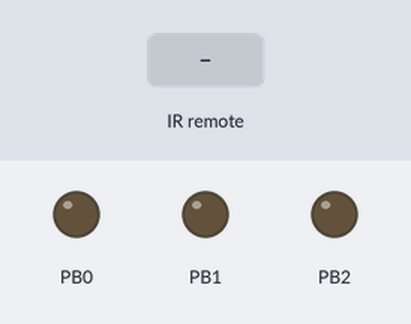
This sketch was run on a simulated ATtiny85, built with avr-gcc and run on an emulated ATtiny85. On the bench: output pins drawn as LEDs (lit = HIGH). Inputs (shaded band) come from the test bench.

Above: at 1.2 s.
1.3 s: infrared code 0xFF30CF received
At 2.3 s:
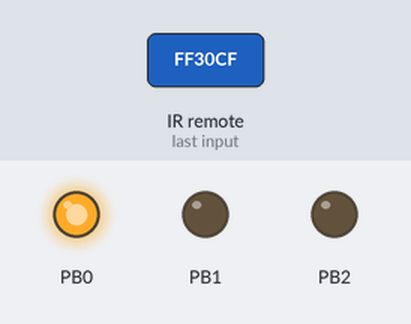
2.8 s: infrared code 0xFF18E7 received
At 3.5 s:
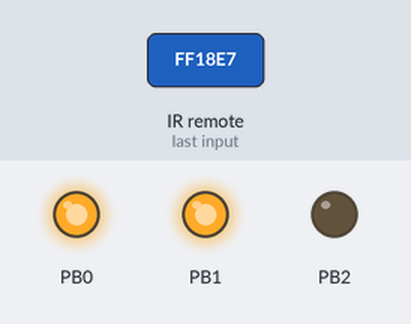
4.3 s: infrared code 0xFF7A85 received
At 4.8 s:
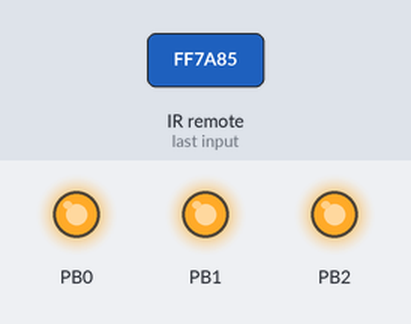
5.8 s: infrared code 0xFF6897 received
At 7.0 s:
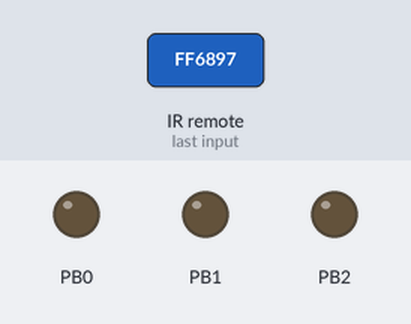
7.3 s: infrared code 0xFF18E7 received
At 8.4 s:
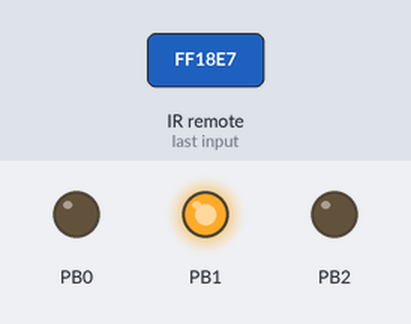
8.8 s: infrared code 0xFF7A85 received
At 9.6 s:
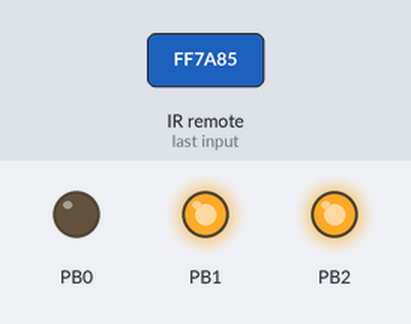
Timing chart, 0 to 11.3 s (numbered marks = the images above; inputs shaded):
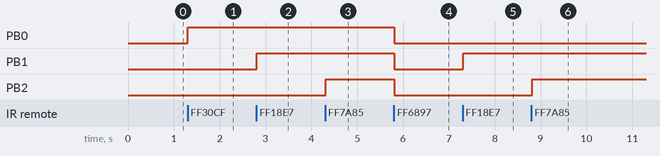

Measured:
- after the input at 1.3 s, PB0: LOW → HIGH at once
- after the input at 2.8 s, PB1: LOW → HIGH at once
- after the input at 4.3 s, PB2: LOW → HIGH at once
- after the input at 5.8 s, PB0–2: HIGH → LOW at once
- after the input at 7.3 s, PB1: LOW → HIGH at once
- after the input at 8.8 s, PB2: LOW → HIGH at once

The sketch:

IRremote_and_attiny85.ino
```cpp
#include <IRremote.h>

IRrecv irrecv(3);
decode_results results;

void setup() {
  irrecv.enableIRIn();
  pinMode(0,OUTPUT);
  pinMode(1,OUTPUT);
  pinMode(2,OUTPUT);
  analogWrite(0,0);
  analogWrite(1,0);
  analogWrite(2,0);
}

void loop() {
  if(irrecv.decode(&results)){
    if(results.value==16738455){
      analogWrite(0,0);
      analogWrite(1,0);
      analogWrite(2,0);
    }

    if(results.value==16724175){
      analogWrite(0,255);
    }

    if(results.value==16718055){
      analogWrite(1,255);
    }

    if(results.value==16743045){
      analogWrite(2,255);
    }

    irrecv.resume();
  }
  delay(100);
}
```
